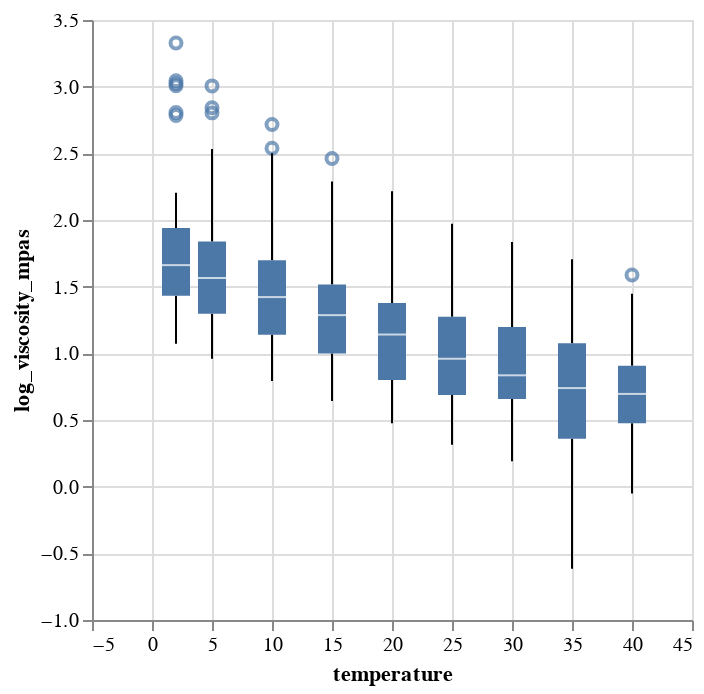

Notebook cell for this chart:
### Code cell
boxplot = (
        alt.Chart(df)
        .mark_boxplot()
        .encode(
            x=alt.X('temperature', title="temperature"),
            y=alt.Y('log_viscosity_mpas', title='log_viscosity_mpas'),
        )
        .properties(
            width=300,
            height=300
        )
    )

boxplot

### Figure 1 — Vega-Lite specification as saved in the notebook (floating-point values rounded to 4 significant figures; data arrays with more than 128 entries replaced by an {"elided": "..."} marker saying what was removed)
{"config": {"view": {"continuousWidth": 300, "continuousHeight": 300}}, "data": {"name": "data-25698f35efd93224427328dd93528a65"}, "mark": {"type": "boxplot"}, "encoding": {"x": {"field": "temperature", "title": "temperature", "type": "quantitative"}, "y": {"field": "log_viscosity_mpas", "title": "log_viscosity_mpas", "type": "quantitative"}}, "height": 300, "width": 300, "$schema": "https://vega.github.io/schema/vega-lite/v5.20.1.json", "datasets": {"data-25698f35efd93224427328dd93528a65": {"elided": "502 records"}}}
